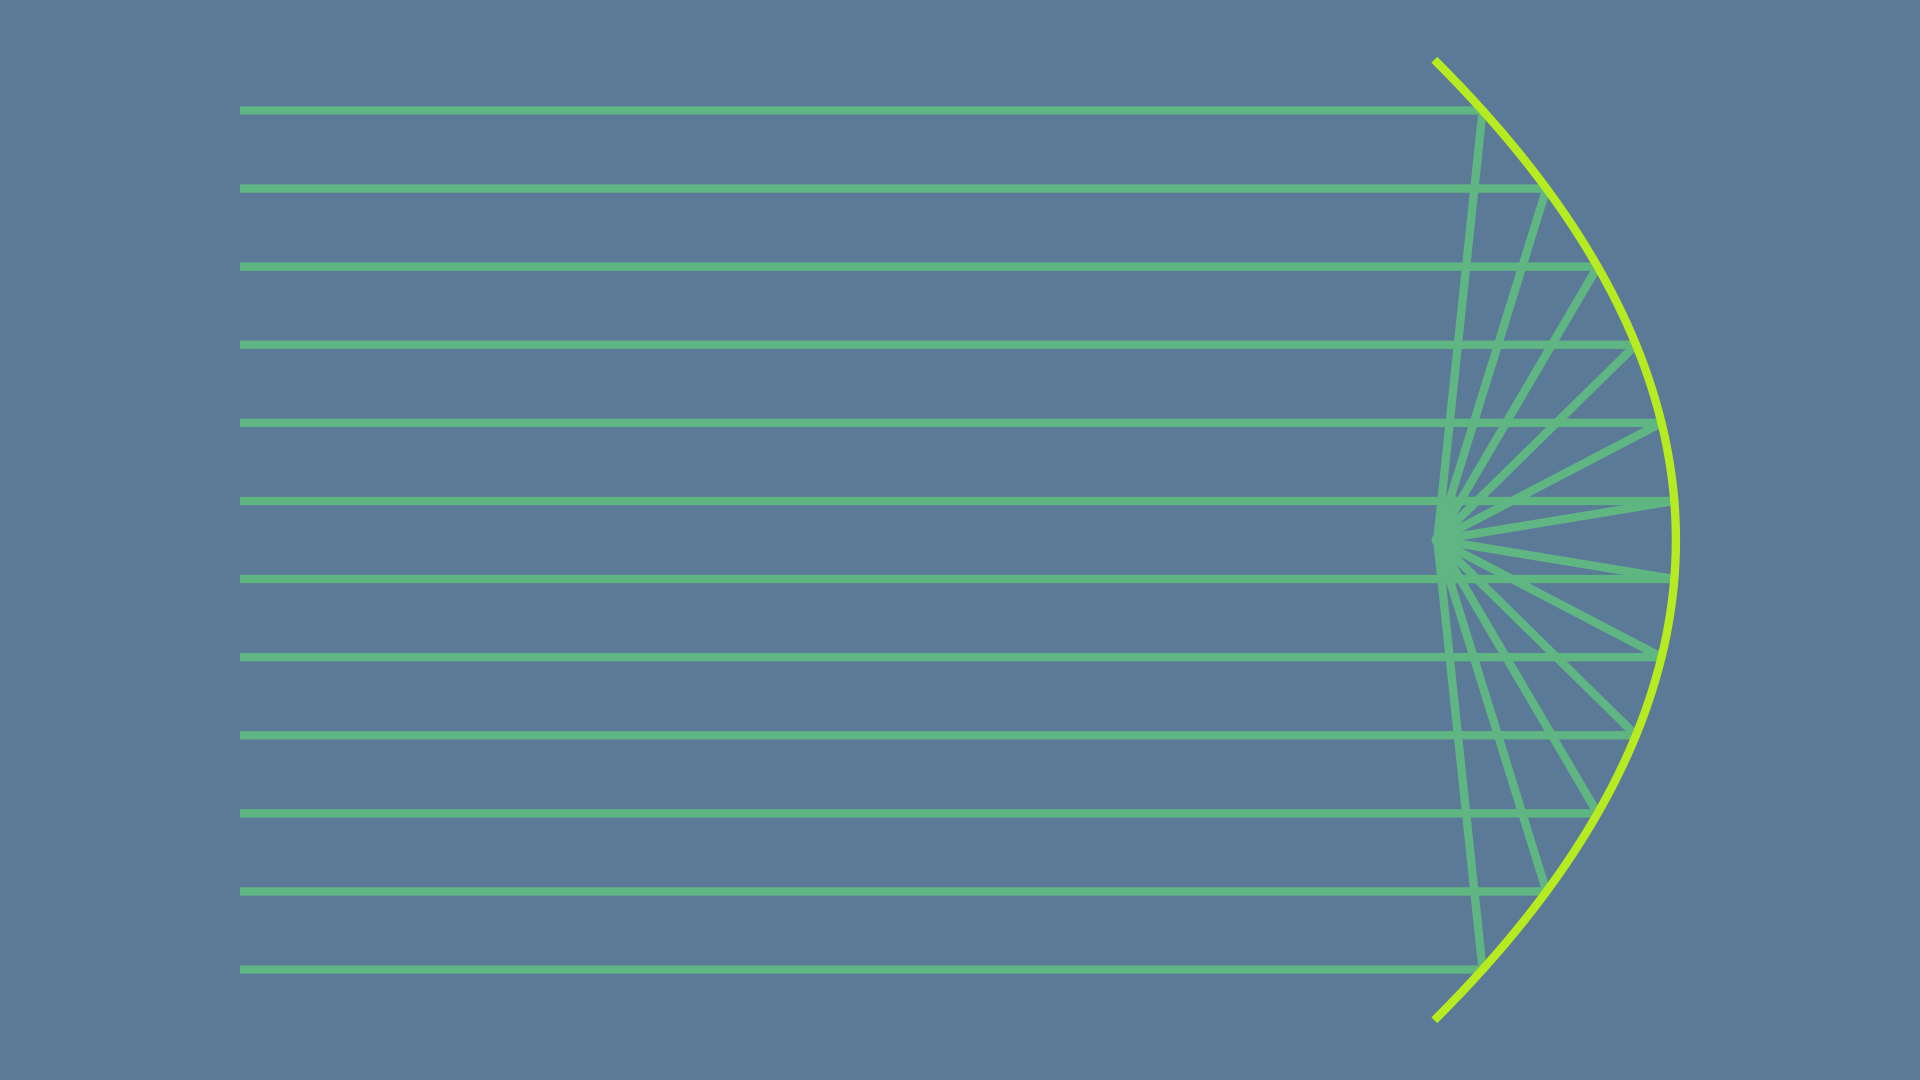

The Python source for this figure:
from pathlib import Path

import matplotlib.pyplot as plt
import numpy as np


def parabola(x: float|np.ndarray, p: float) -> float|np.ndarray:
    return x*x/(4*p)


def main() -> None:
    # config
    fp: Path = Path(__file__).resolve().with_suffix(".png")
    plt.rcParams["figure.dpi"] = 100
    plt.rcParams["figure.figsize"] = [19.2, 10.8]
    c0: str = "#5B7A97"
    c1: str = "#B7EB21"
    c2: str = "#60B683"
    # generate figure
    fig: plt.Figure
    ax: plt.Axes
    fig, ax = plt.subplots()
    # plot
    p: float = 0.5
    l: float = 1.0
    for i in np.linspace(-0.9*l, 0.9*l, 12, endpoint=True):
        px: list[float] = [-3, -parabola(i, p), -p]
        py: list[float] = [i, i, 0]
        ax.plot(px, py, linewidth=6, color=c2)
    y: np.ndarray[np.float64] = np.linspace(-l, l, 10001, endpoint=True)
    x: np.ndarray = -parabola(y, p)
    ax.plot(x, y, linewidth=6, color=c1)
    ax.plot([-p], [0], linestyle="", marker="o",color=c2, markersize=6)
    # arrange
    #ax.set_xlim(-1.1*p, 1.1*p)
    ax.set_ylim(-1.1*l, 1.1*l)
    ax.axis("off")
    ax.set_aspect("equal")
    ax.set_facecolor(c0)
    fig.set_facecolor(c0)
    fig.tight_layout()
    # output
    fig.savefig(fp)
    plt.cla()
    plt.clf()
    plt.close(fig)
    return None


if __name__ == "__main__":
    main()
